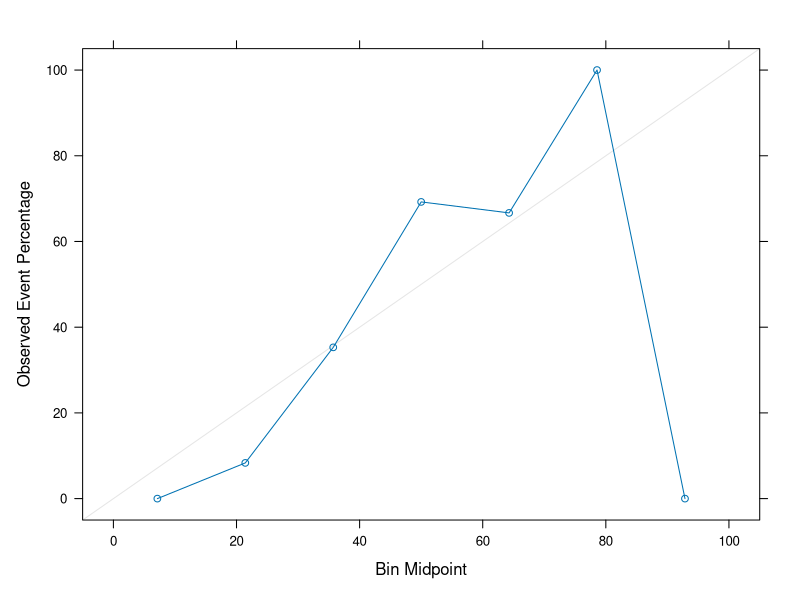
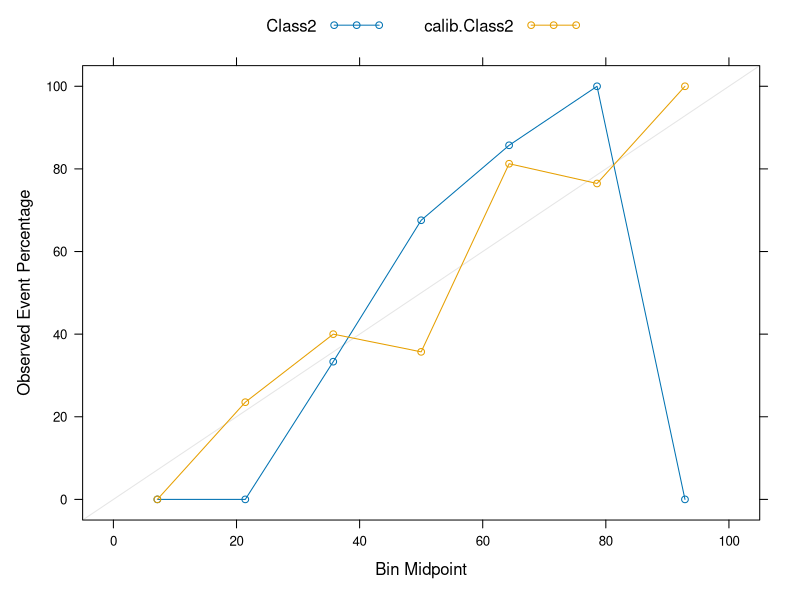

Here is the R script that generated these plots, in order:
## ---- chunk 1
knitr::opts_chunk$set(echo=TRUE,message=FALSE,warning=FALSE)
## ---- chunk 2
library(caret)
library(dplyr)

## generate some random dataset with 2 classes.
set.seed(123)
X=twoClassSim(n=300,noiseVars = 5)
X.train=X[1:100,]
X.test=X[101:200,]
X.test2=X[201:300,]


## our first model -- a ranfom forest.
rf=train(Class~.,data=X.train,method="rf",tuneGrid=data.frame(mtry=2))

## get prediction on validation set.
pred=predict(rf,newdata=X.test,type="prob")
## form and plot calibration dataset.
pred$obs=X.test$Class
calib=calibration(obs~Class2,data=pred,class = "Class2",cuts=7)
xyplot(calib,auto.key=list(columns=2))
## ---- chunk 3
## our calibration model, a simply logistic regression.
glm=glm(obs~Class2,data=pred,family="binomial")

## form and plot calibration dataset with predictions from the calibrated model.
pred2=predict(rf,newdata=X.test2,type="prob")
pred2$obs=X.test2$Class
calib.pred=predict(glm,newdata=pred2,type="response")
pred2$calib.Class2=calib.pred
calib2=calibration(obs~Class2+calib.Class2,data=pred2,class="Class2",cuts=7)
xyplot(calib2,auto.key=list(columns=2))
## ---- chunk 4
pred2%>%
  mutate(obs_num=as.numeric(obs)-1)%>%
  summarize(Brier_rf=mean((obs_num-Class2)^2),
         Brier_calib=mean((obs_num-calib.Class2)^2))
